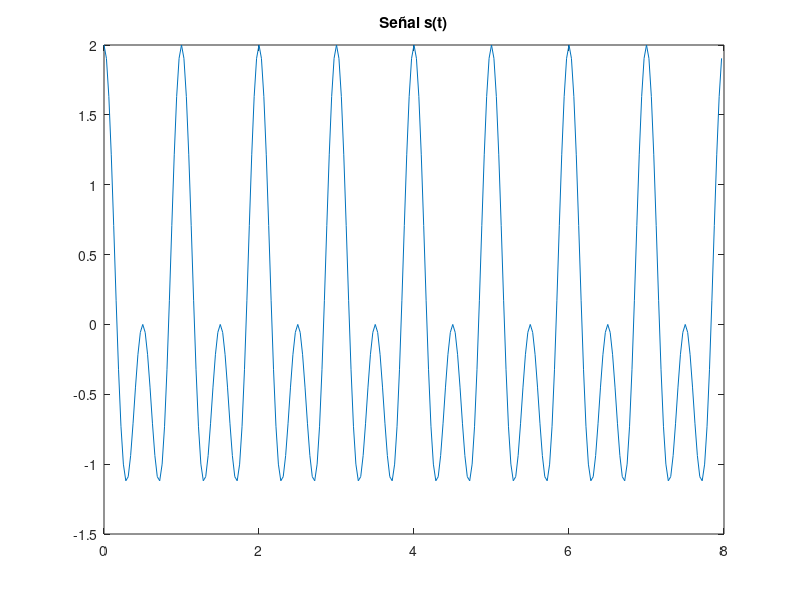
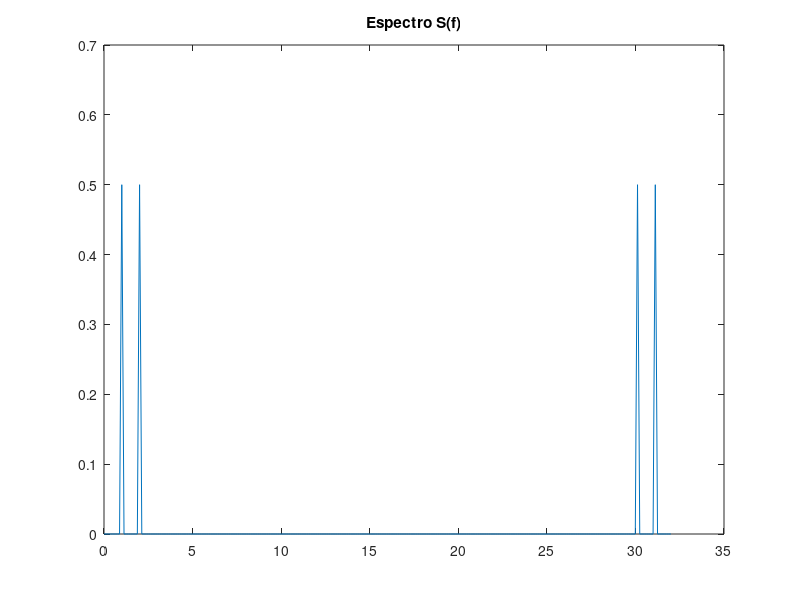
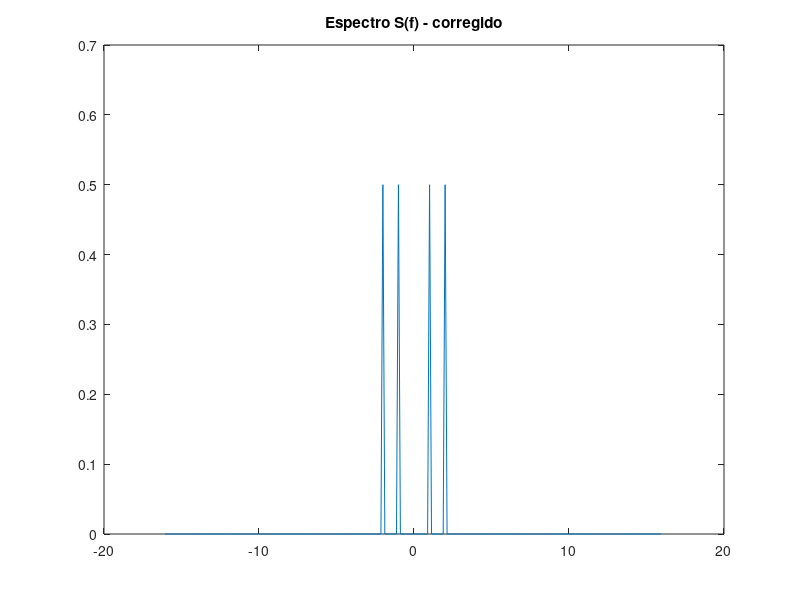

The MATLAB script that drew these images, in order:
fs = 32;
ts = 1/fs;
N = 256;
t = 0:ts:(N-1)*ts;
s = cos(2.*pi.*t) + cos(4*pi*t);
T = t(end);
N = length(s);
x = fft(s)/N;


figure
plot(t, s)
title("Señal s(t)")
figure
df = 1 / T;
f = (0:N-1)*df;
plot(f, abs(x))
title("Espectro S(f)")


x = fftshift(x);
df = 1/T;

figure;
f = (-N/2:N/2-1)*df;
plot(f, abs(x))
title("Espectro S(f) - corregido")
